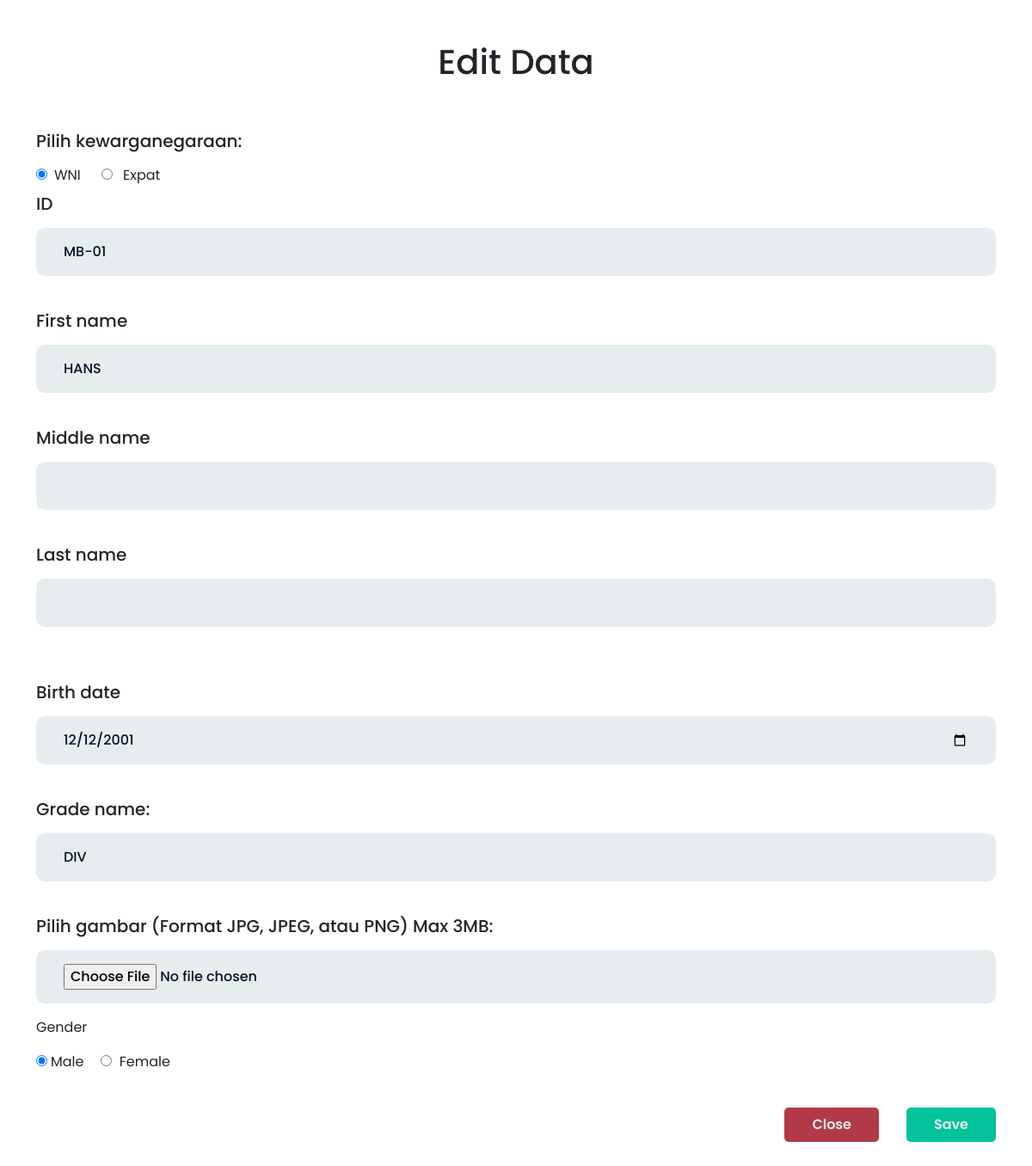
The page /edit.php?id=175 (signed in) on the database its author committed.
### tables this page shows
CREATE TABLE `employee` (
  `id` int(11) NOT NULL,
  `nik` varchar(255) NOT NULL,
  `first_name` varchar(255) NOT NULL,
  `middle_name` varchar(255) NOT NULL,
  `last_name` varchar(255) NOT NULL,
  `birth_place` varchar(255) NOT NULL,
  `regencies` varchar(255) NOT NULL,
  `birth_date` date NOT NULL,
  `grade_name` varchar(255) NOT NULL,
  `negara` varchar(255) NOT NULL,
  `gender` varchar(255) NOT NULL,
  `kewarganegaraan` varchar(255) NOT NULL,
  `gambar` varchar(255) DEFAULT NULL,
  `password` varchar(255) NOT NULL,
  `username` varchar(255) NOT NULL,
  `hr_name` varchar(255) NOT NULL
);

CREATE TABLE `hrmposition` (
  `position_id` int(11) NOT NULL,
  `position_name` varchar(255) NOT NULL,
  `position_level` varchar(255) NOT NULL,
  `parent_id` varchar(255) NOT NULL,
  `parent_path` varchar(255) NOT NULL
);

### edit.php (the view, shortened to what this page needs)
<!DOCTYPE html>
<html lang="en">
<head>
    <link href="https://cdn.jsdelivr.net/npm/bootstrap@5.3.0-alpha1/dist/css/bootstrap.min.css" rel="stylesheet">
    <link rel="stylesheet" href="css/StylingEdit.css">
</head>
<body>
    <div class="container">
        <?php
        require_once "koneksi.php";
        $id = $_GET['id'];
        $sql_code = mysqli_query($koneksi, "SELECT *, CONCAT(first_name, ' ', middle_name, ' ', last_name) AS Full_Name FROM employee WHERE id = '$id'");
        while ($data = mysqli_fetch_array($sql_code)) {
        ?>
            <div class="row mt-5 mb-5">
                <div class="col">
                    <div class="header">
                        <div class="d-flex justify-content-center">
                            <h1>
                                Edit Data
                            </h1>
                        </div>
                    </div>
                </div>
            </div>
            <div class="row">
                <div class="col">
                    <div class="detail-data">
                        <form action="edit_data.php" method="post" enctype="multipart/form-data">
                            <div class="d-flex flex-column detail-data-input">
                                <h5>Pilih kewarganegaraan:</h5>
                                <div class="d-flex">
                                    <input type="radio" class="mt-1" name="kewarganegaraan" id="wni" value="WNI" <?php if ($data['kewarganegaraan'] == "WNI") echo 'checked' ?> required onclick="disableInput()">
                                    <label for="wni" class="mx-2">WNI</label>
                                    <div class="mx-3">
                                        <input type="radio" class="mt-1" name="kewarganegaraan" id="expat" value="Expat" <?php if ($data['kewarganegaraan'] == "Expat") echo 'checked' ?> required onclick="liveInput()">
                                        <label for="expat" class="mx-2">Expat</label>
                                    </div>
                                </div>
                                <h5><?php echo constant('table_id') ?></h5>
                                <input type="text" name="nik" onkeydown="return /[a-z0-9-]/i.test(event.key)" required value="<?php echo $data['nik'] ?>" maxlength="16">
                                <br>
                                <h5><?php echo constant('table_fn') ?></h5>
                                <input type="text" name="first_name" onkeydown="return /[a-z ]/i.test(event.key)" required value="<?php echo $data['first_name'] ?>">
                                <br>
                                <h5><?php echo constant('table_mn') ?></h5>
                                <input type="text" name="middle_name" onkeydown="return /[a-z ]/i.test(event.key)" value="<?php echo $data['middle_name'] ?>">
                                <br>
                                <h5><?php echo constant('table_ln') ?></h5>
                                <input type="text" name="last_name" onkeydown="return /[a-z ]/i.test(event.key)" value="<?php echo $data['last_name'] ?>">
                                <br>
                                <br>
                                <h5><?php echo constant('table_bd') ?></h5>
                                <input type="date" name="birth_date" required value="<?php echo $data['birth_date'] ?>">
                                <br>
                                <?php
                                $sql_hrmposition = mysqli_query($koneksi, "SELECT * FROM hrmposition");
                                ?>
                                <h5 for="grade_name"><?php echo constant('table_gn') ?>: </h5>
                                <div class="form-group mb-3">
                                    <select class="form-control" name="grade_name" required style="padding: 1rem 2rem 1rem 2rem; background-color: #e7ecef; border: none; color: #001427; font-weight: 500; border-radius: 10px;">
                                        <?php while ($data_hrmposition = mysqli_fetch_array($sql_hrmposition)) { ?>
                                            <option value="<?php echo $data_hrmposition['position_id'] ?>" <?php if ($data_hrmposition['position_id'] == $data['grade_name']) echo 'selected' ?>> <?php echo $data_hrmposition['position_level'] ?></option>
                                        <?php }; ?>
                                    </select>
                                </div>
                                <br>
                                <h5 for="image">Pilih gambar (Format JPG, JPEG, atau PNG) Max 3MB:</h5>
                                <input type="file" name="image" id="image">
                                <p><?php echo constant('table_gd') ?></p>
                                <div class="d-flex">
                                    <input type="radio" name="gender" id="Laki-laki" class="mt-1" value="Laki-laki" <?php if ($data['gender'] == "Laki-laki") echo 'checked' ?> required>
                                    <label for="Laki-laki" class="mx-1"><?php echo constant('table_gd_lk') ?></label>
                                    <div class="mx-3">
                                        <input type="radio" name="gender" id="Perempuan" <?php if ($data['gender'] == "Perempuan") echo 'checked' ?> value="Perempuan">
                                        <label for="Perempuan" class="mx-1"><?php echo constant('table_gd_p') ?></label>
                                    </div>
                                </div>
                                <div class="d-flex justify-content-end">
                                    <div class="button-back">
                                        <button><a href="index.php"><?php echo constant('btn_cancel') ?></a></button>
                                    </div>
                                    <div class="button-submit">
                                        <button type="submit"><?php echo constant('btn_save') ?></button>
                                    </div>
                                </div>
                            </div>
                        </form>
                    </div>
                </div>
            </div>
        <?php } ?>
    </div>
</body>
</html>

### css/StylingEdit.css (style rules this page uses)
* { font-family: 'Poppins', sans-serif; }
.row .col .detail-data h5 { margin-bottom: 1rem; }
.row .col .detail-data form input { padding: 1rem 2rem 1rem 2rem; margin-bottom: 1rem; background-color: #e7ecef; border: none; color: #001427; font-weight: 500; border-radius: 10px; }
.row .col .button-back { margin-top: 2rem; }
.row .col .button-back button { padding: 0.5rem 2rem 0.5rem 2rem; border: none; border-radius: 5px; background-color: #b23a48; font-weight: 600; margin-right: 2rem; }
.row .col .button-back button a { color: #e7ecef; text-decoration: none; }
.row .col .button-submit button { padding: 0.5rem 2rem 0.5rem 2rem; border: none; border-radius: 5px; background-color: #02c39a; color: #e7ecef; font-weight: 600; margin-bottom: 2rem; margin-top: 2rem; }

### rows shown on the page
employee: kewarganegaraan "☑ WNI", kewarganegaraan "☐ Expat", nik "MB-01", first_name "HANS", birth_date "12/12/2001", grade_name "DIV", gender "☑ Male", gender "☐ Female"
